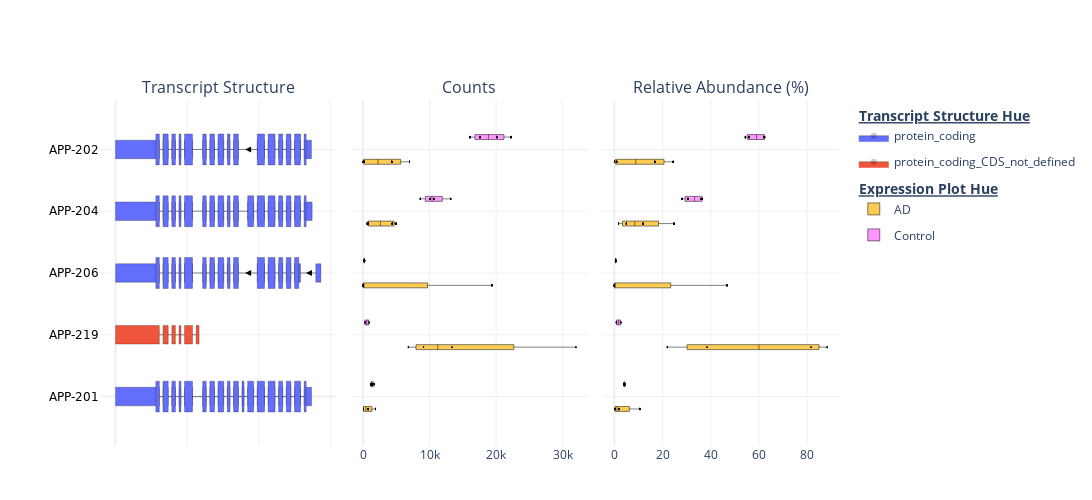

The code cell stored with this chart in its notebook:
### Code cell
## Path to your ENSEMBL GTF file, counts matrix file, and metadata file
ensembl_gtf_path = "../../dash_apps/RNApysoforms/tests/test_data/Homo_sapiens_chr21_and_Y.GRCh38.110.gtf"
counts_matrix_path = "../../dash_apps/RNApysoforms/tests/test_data/counts_matrix_chr21_and_Y.tsv"
metadata_path = "../../dash_apps/RNApysoforms/tests/test_data/sample_metadata.tsv"

## Process annotation and expression matrix
annotation = RNApy.read_ensembl_gtf(ensembl_gtf_path)
expression_matrix = RNApy.read_expression_matrix(expression_matrix_path=counts_matrix_path,
                                          metadata_path=metadata_path,
                                           cpm_normalization=True, relative_abundance=True)

## Add transcript name
expression_matrix = expression_matrix.join(annotation[["transcript_id", "transcript_name"]].clone(), 
                                                   on="transcript_id", how="inner")

## Filter APP data
app_annotation, app_expression_matrix = RNApy.gene_filtering(annotation=annotation, expression_matrix=expression_matrix, target_gene="APP",
                                                        order_by_expression=True, keep_top_expressed_transcripts=5,
                                                        order_by_expression_column="counts", transcript_id_column="transcript_name")

# Rescale introns
app_annotation = RNApy.shorten_gaps(app_annotation)


## Make traces for APP figures
traces = RNApy.make_traces(annotation=app_annotation,  expression_matrix=app_expression_matrix,
                            x_start="rescaled_start", x_end="rescaled_end",
                            y='transcript_name', annotation_hue="transcript_biotype",
                            hover_start="start", hover_end="end",
                            expression_columns=["counts", "relative_abundance"],
                            expression_hue="AD status", marker_size=1, arrow_size=6,
                            show_box_mean=False)

## Make figure
fig = RNApy.make_plot(traces=traces, subplot_titles=["Transcript Structure", "Counts", "Relative Abundance (%)"], 
                   width=1200, height=500)




## Show figure
fig.show()


## Save figure as HTML, PDF, and PNG

# Save as HTML
fig.write_html("./RNApysoforms.html")

# Save as PDF
fig.write_image("./RNApysoforms.pdf", format="pdf", engine="kaleido", width=1200, height=500)

# Save as PNG
fig.write_image("./RNApysoforms.png", format="png", engine="kaleido", width=1200, height=500)
